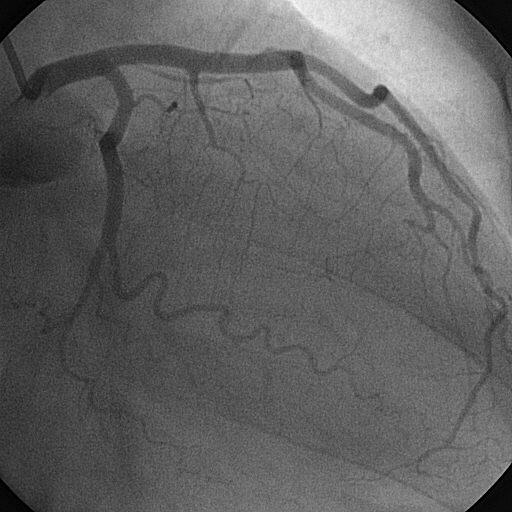
%> input picture Thuat toan chi Tran/Nen Huynh/Result/DDFB_4_stages/test.jpg, 512 x 512 px
$ octave --eval "result = homoFilter(imread('test.jpg'));"   (GNU Octave 9; MATLAB toolbox functions it lacks are replaced by stand-ins)
%> lines starting %> are read from the running program, lines starting %| are printed output that depends on the picture
function[Ihmf] = homoFilter(I)
%Ihmf_spatial
% I = imread('test.jpg');
% figure, imshow(I);

I = im2double(I);
I = log(1 + I);
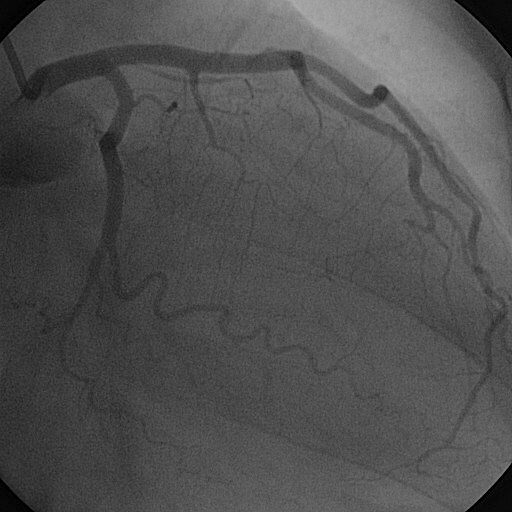
%> I: size 512x512 double; min 0, max 0.683, mean 0.315

M = 2*size(I,1) + 1;
%> M = 1025
N = 2*size(I,2) + 1;
%> N = 1025

sigma = 10;
[X, Y] = meshgrid(1:N,1:M);
centerX = ceil(N/2);
%> centerX = 513
centerY = ceil(M/2);
%> centerY = 513
gaussianNumerator = (X - centerX).^2 + (Y - centerY).^2;
H = exp(-gaussianNumerator./(2*sigma.^2));
H = 1 - H;
% imshow(H,'InitialMagnification',25)

H = fftshift(H);

If = fft2(I, M, N);
Iout = real(ifft2(H.*If));
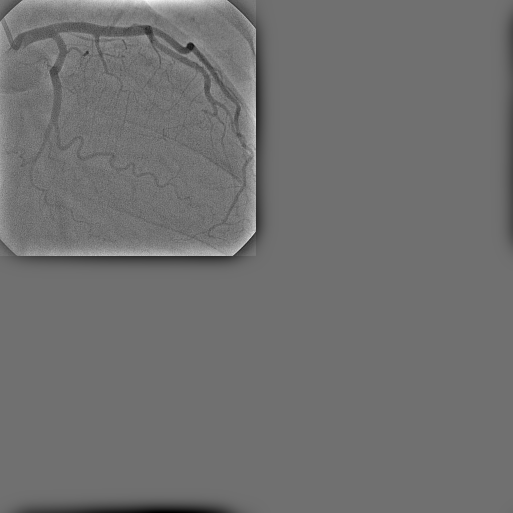
%> Iout: size 1025x1025 double (shown at 1/2 size); min -0.298, max 0.379, mean 0.000783; drawn with min black and max white
Iout = Iout(1:size(I,1),1:size(I,2));
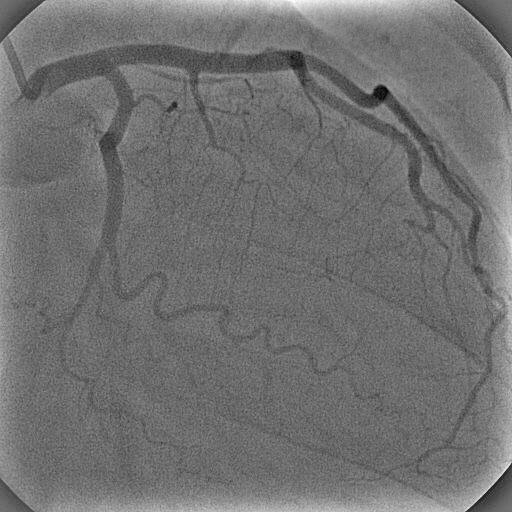
%> Iout: size 512x512 double; min -0.271, max 0.379, mean 0.0176; drawn with min black and max white

Ihmf = exp(Iout) - 1;
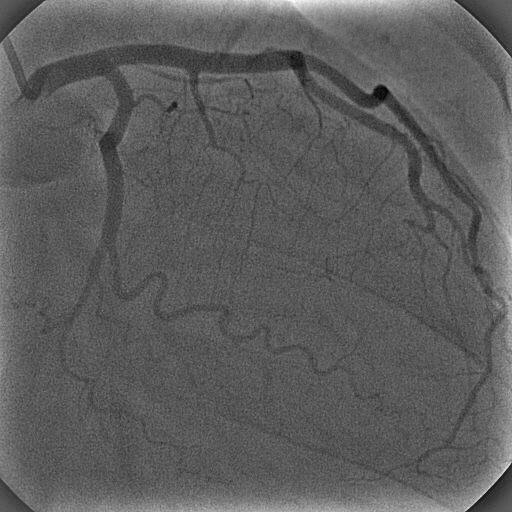
%> Ihmf: size 512x512 double; min -0.237, max 0.46, mean 0.0191; drawn with min black and max white

% imshowpair(I, Ihmf, 'montage')

% alpha = 0.5;
% beta = 1.5;
% Hemphasis = alpha + beta*H;
%
% % plot(1:30,H(1,1:30),'r',1:30,Hemphasis(1,1:30),'b','LineWidth',2);
% % grid on;
% % legend('High-pass Filter','High-frequency Emphasis Filter','Location','best');
%
% If = fft2(I, M, N);
% Iout = real(ifft2(Hemphasis.*If));
% Iout = Iout(1:size(I,1),1:size(I,2));
%
% Ihmf_2 = exp(Iout) - 1;
%
% % figure, imshowpair(I, Ihmf_2, 'montage')
% % figure, imshowpair(Ihmf, Ihmf_2, 'montage')
% % figure, imshow(histeq(mat2gray(Ihmf)))
% % figure, imshowpair(histeq(mat2gray(Ihmf)), histeq(mat2gray(Ihmf_2)), 'montage')
%
% paddedI = padarray(I,ceil(size(I)/2)+1,'replicate');
% paddedI = paddedI(1:end-1,1:end-1);
%
% If = fft2(paddedI);
% Iout = real(ifft2(Hemphasis.*If));
% % figure, imshow(Iout)
%
% Iout = Iout(ceil(M/2)-size(I,1)/2+1:ceil(M/2)+size(I,1)/2, ...
%             ceil(N/2)-size(I,2)/2+1:ceil(N/2)+size(I,2)/2);
%
% Ihmf_3 = exp(Iout) - 1;
% % figure, imshowpair(Ihmf_2, Ihmf_3, 'montage');
% % figure, imshowpair(histeq(mat2gray(Ihmf_2)), histeq(mat2gray(Ihmf_3)), 'montage')
%
% filterRadius = sigma;
% filterSize = 2*filterRadius + 1;
% hLowpass = fspecial('average', filterSize);
% hImpulse = zeros(filterSize);
% hImpulse(filterRadius+1,filterRadius+1) = 1;
% hHighpass = hImpulse - hLowpass;
%
% Ihmf_spatial = imfilter(I, hHighpass, 'replicate');
%
% Ihmf_spatial = exp(Ihmf_spatial) - 1;

% figure, imshowpair(I, Ihmf_spatial, 'montage');
% figure, imshow(Ihmf_spatial);
% title('Frequency - Spatial domain');
% figure, imshowpair(histeq(mat2gray(Ihmf_2)), histeq(mat2gray(Ihmf_spatial)), 'montage');
